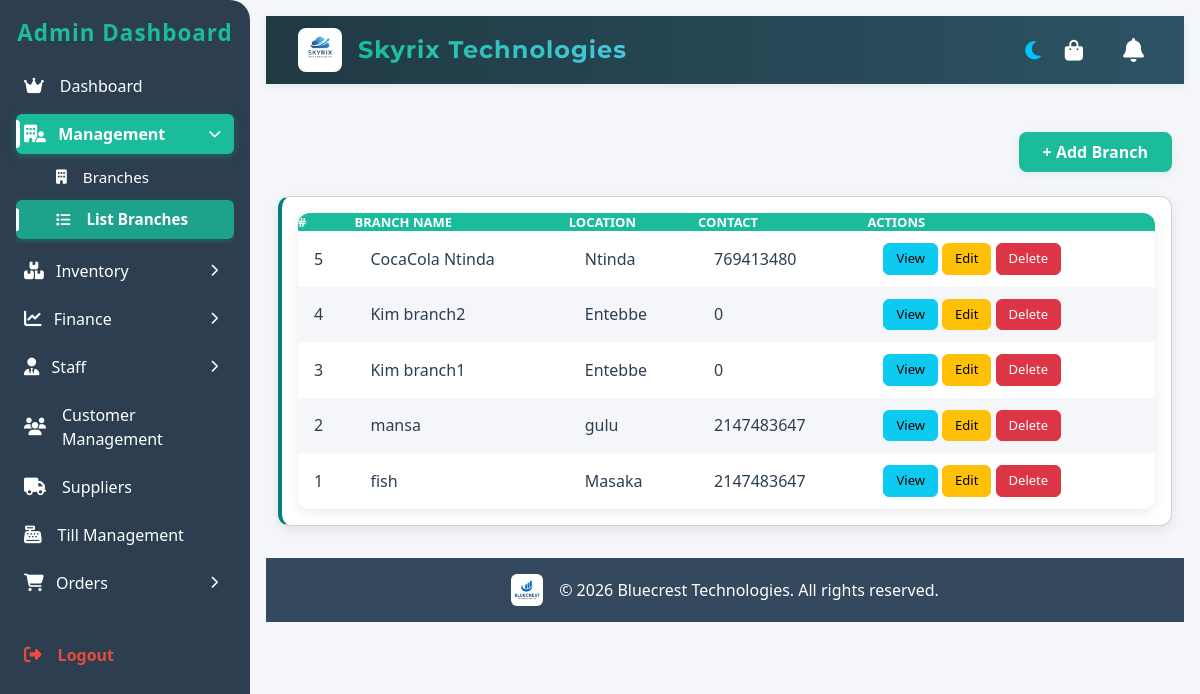
The page /pages/list_branches.php (signed in) on the database its author committed.
### tables this page shows
CREATE TABLE `branch` (
  `id` int(11) NOT NULL,
  `name` varchar(255) NOT NULL,
  `location` varchar(255) NOT NULL,
  `contact` int(11) NOT NULL,
  `branch-key` varchar(255) NOT NULL,
  `business_id` int(11) NOT NULL
);

### pages/list_branches.php (the view, shortened to what this page needs)
<?php
include '../includes/header.php';
include '../includes/db.php';
$sql = "SELECT id, name, location, contact
        FROM branch
        ORDER BY id DESC";
$result = mysqli_query($conn, $sql);
?>
<link rel="stylesheet" href="assets/css/list_branches.css">
<div class="container-fluid mt-5">
    <div class="d-flex justify-content-end align-items-center mb-4">
        <a href="create_branch.php" class="btn add-branch-btn">+ Add Branch</a>
    </div>
    <div class="transactions-table d-none d-md-block">
      <div class="card transactions-card" style="border-left: 4px solid teal;">
        <table>
            <thead>
                <tr>
                    <th>#</th>
                    <th>Branch Name</th>
                    <th>Location</th>
                    <th>Contact</th>
                    <th>Actions</th>
                </tr>
            </thead>
            <tbody>
            <?php
            mysqli_data_seek($result, 0);
            if (mysqli_num_rows($result) > 0):
                while ($row = mysqli_fetch_assoc($result)):
            ?>
                <tr>
                    <td><?= $row['id']; ?></td>
                    <td><?= htmlspecialchars($row['name']); ?></td>
                    <td><?= htmlspecialchars($row['location']); ?></td>
                    <td><?= htmlspecialchars($row['contact'] ?? 'N/A'); ?></td>
                    <td>
                        <a href="branch.php?id=<?= $row['id']; ?>" class="btn btn-sm btn-info">View</a>
                        <a href="branch_edit.php?id=<?= $row['id']; ?>" class="btn btn-sm btn-warning">Edit</a>
                        <a href="branch_delete.php?id=<?= $row['id']; ?>"
                           class="btn btn-sm btn-danger"
                           onclick="return confirm('Are you sure you want to delete this branch?');">
                           Delete
                        </a>
                    </td>
                </tr>
            <?php endwhile; else: ?>
                <tr>
                    <td colspan="5" class="text-center text-muted">No branches found</td>
                </tr>
            <?php endif; ?>
            </tbody>
        </table>
      </div>
    </div>
</div>
<?php include '../includes/footer.php'; ?>

### pages/assets/css/style.css (style rules this page uses)
:root { --bg-color: #f4f6f9; --text-color: #2c3e50; --card-bg: #fff; --card-shadow: rgba(0,0,0,0.08); --primary-color: #1abc9c; --success-color: #2ecc71; --warning-color: #f1c40f; --danger-color: #e74c3c; --info-color: #3498db; --secondary-color: #95a5a6; }
* { box-sizing: border-box; margin: 0; padding: 0; }
body { background-color: var(--bg-color); color: var(--text-color); font-family: 'Segoe UI', Tahoma, Geneva, Verdana, sans-serif; margin: 0; padding: 0; }
a { text-decoration: none; color: inherit; }
.card { background: var(--card-bg); padding: 1rem; border-radius: 12px; box-shadow: 0 4px 12px var(--card-shadow); transition: transform 0.2s ease; }
.transactions-table table { width: 100%; border-collapse: collapse; background: var(--card-bg); border-radius: 12px; overflow: hidden; box-shadow: 0 4px 12px var(--card-shadow); }
.transactions-table thead { background: var(--primary-color); color: #fff; }
.transactions-table tbody td { color: var(--text-color); padding: 0.75rem 1rem; }
.transactions-table tbody tr { background-color: #fff; transition: background 0.2s; }
.transactions-table tbody tr:nth-child(even) { background-color: #f4f6f9; }

### pages/assets/css/list_branches.css (style rules this page uses)
.add-branch-btn { background: var(--primary-color) !important; color: #fff !important; border: none; font-weight: 600; padding: 0.5rem 1.5rem; border-radius: 8px; box-shadow: 0 2px 8px rgba(44,62,80,0.08); transition: background 0.2s; }
.transactions-table table { width: 100%; border-collapse: collapse; background: var(--card-bg); border-radius: 12px; overflow: hidden; box-shadow: 0 4px 12px var(--card-shadow); }
.transactions-table thead { background: var(--primary-color); color: #fff; text-transform: uppercase; font-size: 13px; }
.transactions-table tbody td { color: var(--text-color); padding: 0.75rem 1rem; }
.transactions-table tbody tr { background-color: #fff; transition: background 0.2s; }
.transactions-table tbody tr:nth-child(even) { background-color: #f4f6f9; }
.btn-info, .btn-warning, .btn-danger { border-radius: 6px; font-size: 13px; padding: 5px 12px; }

### rows shown on the page
branch: id "5", name "CocaCola Ntinda", location "Ntinda", contact "769413480"
branch: id "4", name "Kim branch2", location "Entebbe", contact "0"
branch: id "3", name "Kim branch1", location "Entebbe", contact "0"
branch: id "2", name "mansa", location "gulu", contact "2147483647"
branch: id "1", name "fish", location "Masaka", contact "2147483647"
